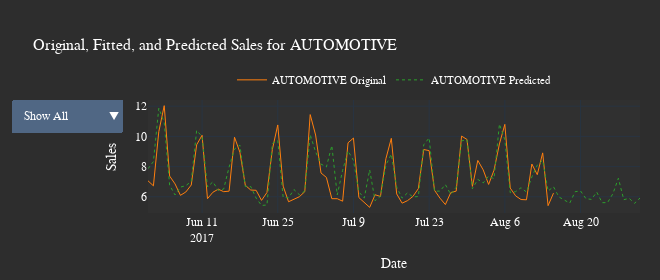
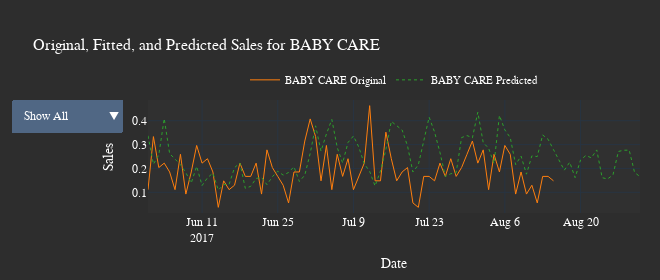
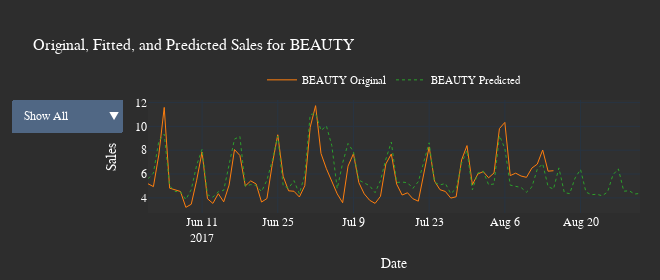
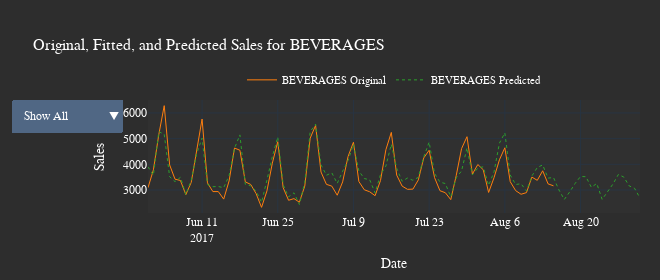

The code cell stored with these charts, in order, in its notebook:
### Code cell
# List of improved colors
colors = ['#1f77b4', '#ff7f0e', '#2ca02c']  # Blue, Orange, Green

# Start date for filtering the plots
start_date = pd.Timestamp('2017-06-01')

# Iterate through each family and create a plot
for i, family in enumerate(families):
    # Create a new figure for each family
    fig = go.Figure()

    # Filter data starting from the start_date
    y_fit_filtered = y_fit.loc[y_fit.index >= start_date]
    y_filtered = y.loc[y.index >= start_date]
    y_pred_filtered = y_pred.loc[y_pred.index >= start_date]

    # Add fitted data trace
    fig.add_trace(go.Scatter(
        x=y_fit_filtered.index, 
        y=y_fit_filtered[family], 
        mode='lines', 
        line=dict(color=colors[0], dash='dash', width=1), 
        name=f'{family} Fitted'
    ))

    # Add original data trace
    fig.add_trace(go.Scatter(
        x=y_filtered.index, 
        y=y_filtered[family], 
        mode='lines', 
        line=dict(color=colors[1], width=1),  # Slightly thicker line for clarity
        name=f'{family} Original'
    ))

    # Add predicted data trace
    fig.add_trace(go.Scatter(
        x=y_pred_filtered.index, 
        y=y_pred_filtered[family], 
        mode='lines', 
        line=dict(color=colors[2], dash='dot', width=1), 
        name=f'{family} Predicted'
    ))

    # Update layout with interactive filter options
    fig.update_layout(
        title=f'Original, Fitted, and Predicted Sales for {family}',
        xaxis_title='Date',
        yaxis_title='Sales',
        template='plotly_dark',  # Use the dark theme as a base
        plot_bgcolor='#303030',  # Slightly darker background color
        paper_bgcolor='#2d2d2d',  # Darker paper background
        updatemenus=[
            dict(
                active=0,
                buttons=[
                    dict(label="Show All",
                         method="update",
                         args=[{"visible": [True, True, True]},
                               {"title": f"All Data for {family}"}]),
                    dict(label="Fitted Only",
                         method="update",
                         args=[{"visible": [False, True, False]},
                               {"title": f"Fitted Sales for {family}"}]),
                    dict(label="Predicted Only",
                         method="update",
                         args=[{"visible": [False, False, True]},
                               {"title": f"Predicted Sales for {family}"}])
                ],
                direction="down",
                showactive=True,
            )
        ],
        legend=dict(
            title='',  # Remove the legend title
            orientation="h",
            yanchor="bottom",
            y=1.05,  # Further lowered legend for more spacing
            xanchor="center",
            x=0.5,
            font=dict(
                size=10.5  # Slightly larger font size for the legend
            )
        ),
        title_font=dict(
            size=16  # Title font size
        ),
        font=dict(
            family="Arial, sans-serif",
            size=12,
            color="#ffffff"  # Font color adjusted for dark background
        ),
        margin=dict(l=20, r=20, t=100, b=40),  # Further increased top margin
        width=660,  # Plot width
        height=280,  # Plot height
        xaxis=dict(
            range=[start_date, None]  # Set the start date and leave end date as None
        )
    )

    # Show the plot 
    fig.show()
